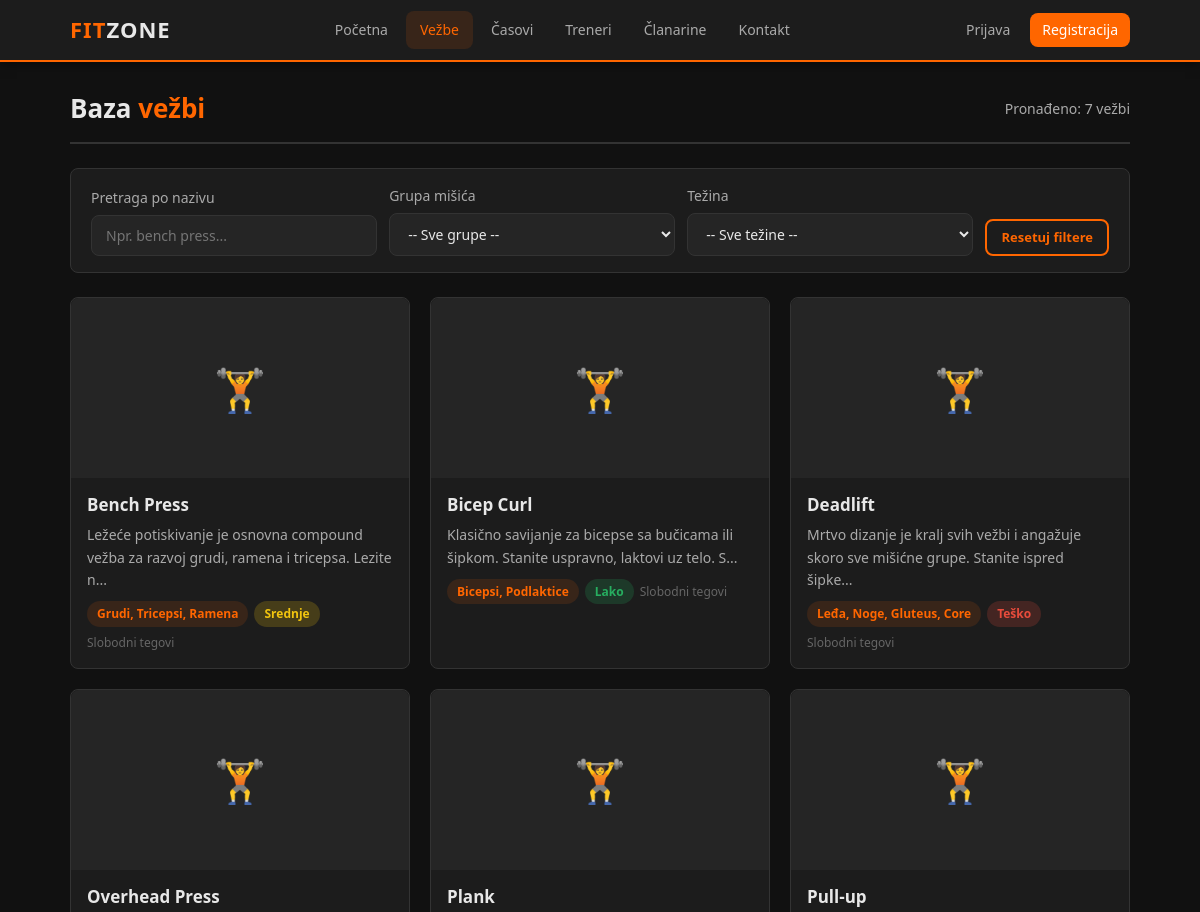
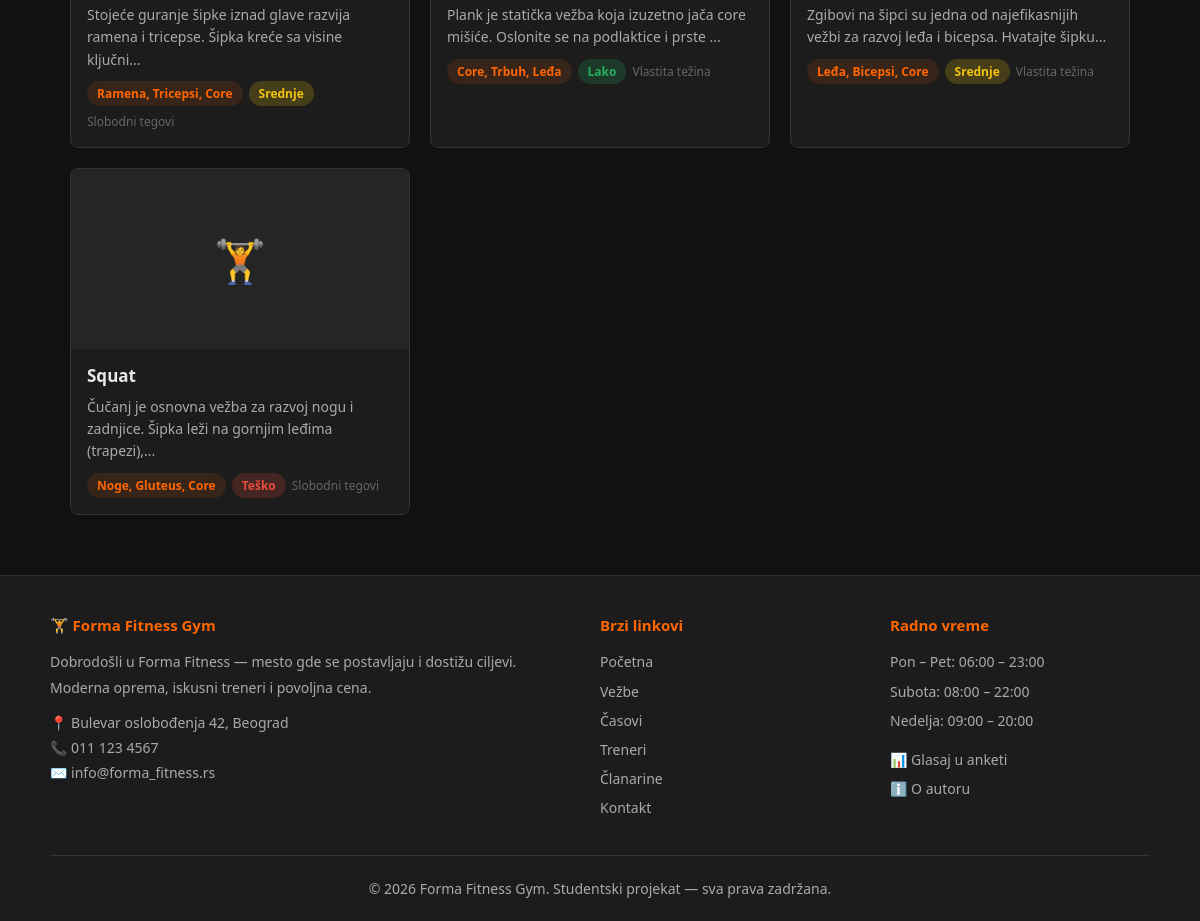
Page /vezbe.php on the committed database (2 pictures, top to bottom).
### tables this page shows
CREATE TABLE IF NOT EXISTS meni_stavke (
    id INT AUTO_INCREMENT PRIMARY KEY,
    naziv VARCHAR(100) NOT NULL,
    url VARCHAR(255) NOT NULL,
    pozicija INT DEFAULT 0,
    aktivan TINYINT DEFAULT 1
);

CREATE TABLE IF NOT EXISTS vezbe (
    id INT AUTO_INCREMENT PRIMARY KEY,
    naziv VARCHAR(255) NOT NULL,
    opis TEXT,
    slika VARCHAR(255),
    grupa_misica VARCHAR(100),
    tip_vezbe VARCHAR(100),
    tezina ENUM('lako','srednje','tesko') DEFAULT 'srednje',
    datum_dodavanja DATETIME DEFAULT CURRENT_TIMESTAMP
);

### functions.php (called while the page is built, shortened)
<?php
function e($tekst) {
    return htmlspecialchars((string)($tekst ?? ''), ENT_QUOTES, 'UTF-8');
}
function je_li_ulogovan() {
    return isset($_SESSION['korisnik_id']) && !empty($_SESSION['korisnik_id']);
}
function skratiti_tekst($tekst, $duzina = 150) {
    $tekst = strip_tags($tekst);
    return mb_substr($tekst, 0, $duzina) . '...';
}
function dobiti_meni($pdo) {
    $stmt = $pdo->query('SELECT naziv, url FROM meni_stavke WHERE aktivan = 1 ORDER BY pozicija ASC');
    return $stmt->fetchAll();
}
function tezina_labela($tezina) {
    return match($tezina) {
        'lako'   => 'Lako',
        'srednje' => 'Srednje',
        'tesko'  => 'Teško',
        default  => $tezina
    };
}
function tezina_klasa($tezina) {
    return match($tezina) {
        'lako'   => 'badge-lako',
        'srednje' => 'badge-srednje',
        'tesko'  => 'badge-tesko',
        default  => ''
    };
}

### vezbe.php (the view, shortened to what this page needs)
<?php
require_once 'konekcija.php';
require_once 'functions.php';
$pretraga      = trim($_GET['pretraga']   ?? '');
$uslovi = [];
$params = [];
$where = !empty($uslovi) ? 'WHERE ' . implode(' AND ', $uslovi) : '';
$sql  = "SELECT id, naziv, opis, slika, grupa_misica, tip_vezbe, tezina FROM vezbe {$where} ORDER BY naziv ASC";
$stmt = $pdo->prepare($sql);
$stmt->execute($params);
$vezbe = $stmt->fetchAll();
require_once 'includes/header.php';
?>
<div class="main-content">
    <div class="page-naslov">
        <h1>Baza <span>vežbi</span></h1>
        <span style="color:var(--text2);font-size:14px;">Pronađeno: <?= count($vezbe) ?> vežbi</span>
    </div>
    <div class="filter-bar">
        <div class="forma-group">
            <label for="pretraga">Pretraga po nazivu</label>
            <input type="text" id="pretraga" placeholder="Npr. bench press..."
                   value="<?= e($pretraga) ?>">
        </div>
        <div class="forma-group">
            <label for="filter-grupa">Grupa mišića</label>
            <select id="filter-grupa">
                <option value="">-- Sve grupe --</option>
            </select>
        </div>
        <div class="forma-group">
            <label for="filter-tezina">Težina</label>
            <select id="filter-tezina">
                <option value="">-- Sve težine --</option>
            </select>
        </div>
        <div style="align-self:flex-end;">
            <a href="<?= BASE_URL ?>/vezbe.php" class="btn btn-outline btn-sm" style="display:inline-block;">
                Resetuj filtere
            </a>
        </div>
    </div>
    <?php if (empty($vezbe)): ?>
        <div style="text-align:center;padding:60px 20px;color:var(--text2);">
            <div style="font-size:48px;margin-bottom:16px;">🔍</div>
            <h3>Nema rezultata</h3>
            <p>Pokušajte sa drugom pretragom ili resetujte filtere.</p>
            <a href="<?= BASE_URL ?>/vezbe.php" class="btn btn-outline mt-2">Prikaži sve vežbe</a>
        </div>
    <?php else: ?>
        <div class="grid-3" id="vezbe-grid">
            <?php foreach ($vezbe as $v): ?>
            <a href="<?= BASE_URL ?>/vezba_detalj.php?id=<?= $v['id'] ?>" style="text-decoration:none;"
               data-naziv="<?= strtolower(e($v['naziv'])) ?>"
               data-opis="<?= strtolower(e(substr($v['opis'] ?? '', 0, 100))) ?>"
               class="vezba-item">
                <div class="card" style="height:100%;">
                    <?php if ($v['slika']): ?>
                        <img src="<?= BASE_URL ?>/uploads/<?= e($v['slika']) ?>"
                             alt="<?= e($v['naziv']) ?>"
                             style="width:100%;height:180px;object-fit:cover;">
                    <?php else: ?>
                        <div class="placeholder-img">🏋️</div>
                    <?php endif; ?>
                    <div class="card-body">
                        <h3 style="margin-bottom:8px;"><?= e($v['naziv']) ?></h3>
                        <p style="margin-bottom:10px;"><?= e(skratiti_tekst($v['opis'] ?? '', 90)) ?></p>
                        <div style="display:flex;gap:6px;flex-wrap:wrap;align-items:center;">
                            <span class="badge badge-orange"><?= e($v['grupa_misica']) ?></span>
                            <span class="badge <?= tezina_klasa($v['tezina']) ?>"><?= tezina_labela($v['tezina']) ?></span>
                            <?php if ($v['tip_vezbe']): ?>
                                <span style="font-size:12px;color:var(--text3);"><?= e($v['tip_vezbe']) ?></span>
                            <?php endif; ?>
                        </div>
                    </div>
                </div>
            </a>
            <?php endforeach; ?>
        </div>
    <?php endif; ?>
</div>
<?php require_once 'includes/footer.php'; ?>

### includes/header.php (shortened to what this page needs)
<?php
$meni = dobiti_meni($pdo);
$trenutni_url = $_SERVER['REQUEST_URI'];
?>
<!DOCTYPE html>
<html lang="sr">
<head>
    <link rel="stylesheet" href="<?= BASE_URL ?>/style.css">
</head>
<body>
<nav class="navbar">
    <div class="nav-inner">
        <a href="<?= BASE_URL ?>/index.php" class="nav-logo">FIT<span>ZONE</span></a>
        <div class="nav-links" id="nav-links">
            <?php foreach ($meni as $stavka): ?>
                <a href="<?= e($stavka['url']) ?>"
                   class="<?= str_contains($trenutni_url, basename($stavka['url'])) ? 'active' : '' ?>">
                    <?= e($stavka['naziv']) ?>
                </a>
            <?php endforeach; ?>
        </div>
        <div class="nav-right">
            <?php if (je_li_ulogovan()): ?>
                <a href="<?= BASE_URL ?>/profil.php">
                    👤 <?= e($_SESSION['korisnik_ime'] ?? 'Profil') ?>
                </a>
                <?php if (je_li_admin()): ?>
                    <a href="<?= BASE_URL ?>/admin/">Admin</a>
                <?php endif; ?>
                <a href="<?= BASE_URL ?>/logout.php">Odjava</a>
            <?php else: ?>
                <a href="<?= BASE_URL ?>/login.php">Prijava</a>
                <a href="<?= BASE_URL ?>/registracija.php" class="btn-nav">Registracija</a>
            <?php endif; ?>
        </div>
    </div>
</nav>

### includes/footer.php (shortened to what this page needs)
<footer class="footer">
    <div class="footer-inner">
        <div>
            <h4>🏋️ Forma Fitness Gym</h4>
            <p>Dobrodošli u Forma Fitness — mesto gde se postavljaju i dostižu ciljevi.
               Moderna oprema, iskusni treneri i povoljna cena.</p>
            <p style="margin-top:10px;">
                📍 Bulevar oslobođenja 42, Beograd<br>
                📞 011 123 4567<br>
                ✉️ info@forma_fitness.rs
            </p>
        </div>
        <div>
            <h4>Brzi linkovi</h4>
            <ul>
                <?php
                global $meni;
                if (!empty($meni)):
                    foreach ($meni as $stavka): ?>
                        <li><a href="<?= e($stavka['url']) ?>"><?= e($stavka['naziv']) ?></a></li>
                    <?php endforeach;
                endif; ?>
            </ul>
        </div>
        <div>
            <h4>Radno vreme</h4>
            <ul>
                <li>Pon – Pet: 06:00 – 23:00</li>
                <li>Subota: 08:00 – 22:00</li>
                <li>Nedelja: 09:00 – 20:00</li>
            </ul>
            <p style="margin-top:14px;">
                <a href="<?= BASE_URL ?>/anketa.php">📊 Glasaj u anketi</a><br>
                <a href="<?= BASE_URL ?>/o_autoru.php" style="margin-top:4px;display:inline-block;">ℹ️ O autoru</a>
            </p>
        </div>
    </div>
    <div class="footer-bottom">
        <p>&copy; <?= date('Y') ?> Forma Fitness Gym. Studentski projekat — sva prava zadržana.</p>
    </div>
</footer>
</body>
</html>

### rows in the picture
meni_stavke: naziv "Početna"
meni_stavke: naziv "Vežbe"
meni_stavke: naziv "Časovi"
meni_stavke: naziv "Treneri"
meni_stavke: naziv "Članarine"
meni_stavke: naziv "Kontakt"
vezbe: naziv "Bench Press", opis "Ležeće potiskivanje je osnovna compound vežba za razvoj grudi, ramena i tricepsa. Lezite n...", grupa_misica "Grudi, Tricepsi, Ramena", tezina "Srednje", tip_vezbe "Slobodni tegovi"
vezbe: naziv "Bicep Curl", opis "Klasično savijanje za bicepse sa bučicama ili šipkom. Stanite uspravno, laktovi uz telo. S...", grupa_misica "Bicepsi, Podlaktice", tezina "Lako", tip_vezbe "Slobodni tegovi"
vezbe: naziv "Deadlift", opis "Mrtvo dizanje je kralj svih vežbi i angažuje skoro sve mišićne grupe. Stanite ispred šipke...", grupa_misica "Leđa, Noge, Gluteus, Core", tezina "Teško", tip_vezbe "Slobodni tegovi"
vezbe: naziv "Overhead Press", opis "Stojeće guranje šipke iznad glave razvija ramena i tricepse. Šipka kreće sa visine ključni...", grupa_misica "Ramena, Tricepsi, Core", tezina "Srednje", tip_vezbe "Slobodni tegovi"
vezbe: naziv "Plank", opis "Plank je statička vežba koja izuzetno jača core mišiće. Oslonite se na podlaktice i prste ...", grupa_misica "Core, Trbuh, Leđa", tezina "Lako", tip_vezbe "Vlastita težina"
vezbe: naziv "Pull-up", opis "Zgibovi na šipci su jedna od najefikasnijih vežbi za razvoj leđa i bicepsa. Hvatajte šipku...", grupa_misica "Leđa, Bicepsi, Core", tezina "Srednje", tip_vezbe "Vlastita težina"
vezbe: naziv "Squat", opis "Čučanj je osnovna vežba za razvoj nogu i zadnjice. Šipka leži na gornjim leđima (trapezi),...", grupa_misica "Noge, Gluteus, Core", tezina "Teško", tip_vezbe "Slobodni tegovi"

### other values in the picture
count($vezbe) "7"
